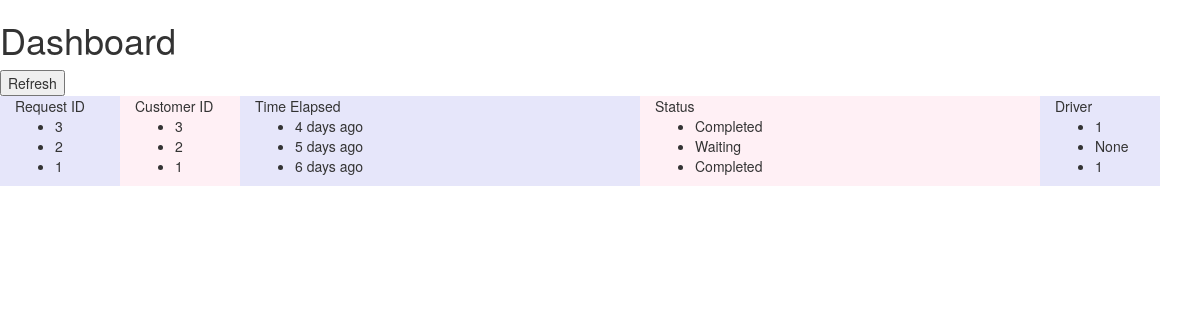
The page /dashboard/ on the database as committed earlier.
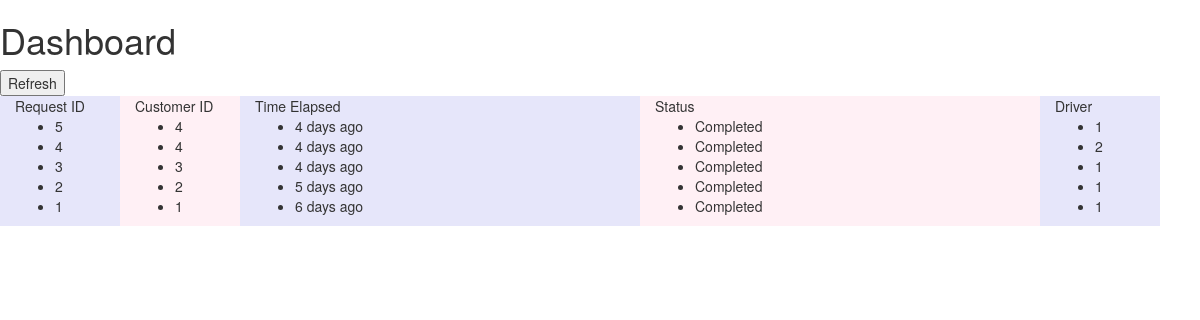
The same page on the database as committed later.
### DriverApp/models.py (models this page shows, shortened)
class Request(models.Model):
    status_choices = (
        (0, 'waiting'),
        (1, 'ongoing'),
        (2, 'complete')
    )
    request_id = models.AutoField(primary_key=True)
    customer_id = models.ForeignKey('Customer')
    driver_id = models.ForeignKey('Driver', null=True, blank=True)
    requested_at = models.DateTimeField(auto_now_add=True)
    picked_at = models.DateTimeField(null=True, blank=True)
    completed_at = models.DateTimeField(null=True, blank=True)
    status = models.IntegerField(choices=status_choices, default=0)
    request_location_lat = models.DecimalField(max_digits=15, decimal_places=11, null=True, blank=True)
    request_location_long = models.DecimalField(max_digits=15, decimal_places=11, null=True, blank=True)
    def humanizeTimeDiff(self, timestamp = None):
        if timestamp is None:
            timestamp = self.requested_at
        timeDiff = timezone.now() - timestamp
        days = timeDiff.days
        hours = timeDiff.seconds/3600
        minutes = timeDiff.seconds%3600/60
        seconds = timeDiff.seconds%3600%60
        str = ""
        tStr = ""
        if days > 0:
            if days == 1:   tStr = "day"
            else:           tStr = "days"
            str = str + "%s %s" %(days, tStr)
            return str
        elif hours > 0:
            if hours == 1:  tStr = "hour"
            else:           tStr = "hours"
            str = str + "%s %s" %(hours, tStr)
            return str
        elif minutes > 0:
            if minutes == 1:tStr = "min"
            else:           tStr = "mins"
            str = str + "%s %s" %(minutes, tStr)
            return str
        elif seconds > 0:
            if seconds == 1:tStr = "sec"
            else:           tStr = "secs"
            str = str + "%s %s" %(seconds, tStr)
            return str
        else:
            return None

class Customer(models.Model):
    customer_id = models.AutoField(primary_key=True)
    def __unicode__(self):
        return str(self.customer_id)

class Driver(models.Model):
    driver_id = models.AutoField(primary_key=True)
    def __unicode__(self):
        return str(self.driver_id)

### DriverApp/views.py (the view)
# urls.py: url(r'^dashboard/$', views.dashboardApp),
def dashboardApp(request):
    latest_request_list = Request.objects.order_by('-requested_at')
    template = loader.get_template('DriverApp/dashboard.html')
    context = {
        'latest_request_list': latest_request_list,
    }
    return HttpResponse(template.render(context, request))

### DriverApp/templates/DriverApp/dashboard.html (shortened to what this page needs)
<!DOCTYPE html>
<html lang="en">
<head>
    <link rel="stylesheet" href="https://maxcdn.bootstrapcdn.com/bootstrap/3.3.7/css/bootstrap.min.css">
</head>
<body>
<h1>Dashboard</h1>
<FORM><INPUT TYPE="button" onClick="history.go(0)" VALUE="Refresh"></FORM>
<div class="layout" style="width: 100%">
    <div class="col-sm-4" style="background-color:lavender; width: 10%">Request ID
        {% if latest_request_list %}
        <ul>
            {% for request in latest_request_list %}
            <li>{{ request.request_id }}</li>
            {% endfor %}
        </ul>
        {% endif %}
    </div>
    <div class="col-sm-4" style="background-color:lavenderblush; width: 10%">Customer ID
        {% if latest_request_list %}
        <ul>
            {% for request in latest_request_list %}
                        <li>{{ request.customer_id }}</li>
            {% endfor %}
        </ul>
        {% endif %}
    </div>
    <div class="col-sm-4" style="background-color:lavender;">Time Elapsed
        {% if latest_request_list %}
        <ul>
            {% for request in latest_request_list %}
                        <li>{{ request.humanizeTimeDiff }} ago</li>
            {% endfor %}
        </ul>
        {% endif %}
    </div>
    <div class="col-sm-4" style="background-color:lavenderblush;">Status
        {% if latest_request_list %}
        <ul>
            {% for request in latest_request_list %}
                        <li>{% if request.status == 1 %}
                            Ongoing
                            {% elif request.status == 0 %}
                            Waiting
                            {% elif request.status == 2 %}
                            Completed
                            {% endif %}</li>
            {% endfor %}
        </ul>
        {% endif %}
    </div>
    <div class="col-sm-4" style="background-color:lavender; width: 10%">Driver
        {% if latest_request_list %}
        <ul>
            {% for request in latest_request_list %}
                        <li>{{ request.driver_id }}</li>
            {% endfor %}
        </ul>
        {% endif %}
    </div>
</div>
</body>
</html>

Rows that differ between the two databases and show on the page:
added Request: request_id "5", customer_id "4", humanizeTimeDiff "4 days", status "Completed", driver_id "1"
added Request: request_id "4", customer_id "4", humanizeTimeDiff "4 days", status "Completed", driver_id "2"
changed Request "5 days": driver_id "None" → "1"; status "Waiting" → "Completed"
